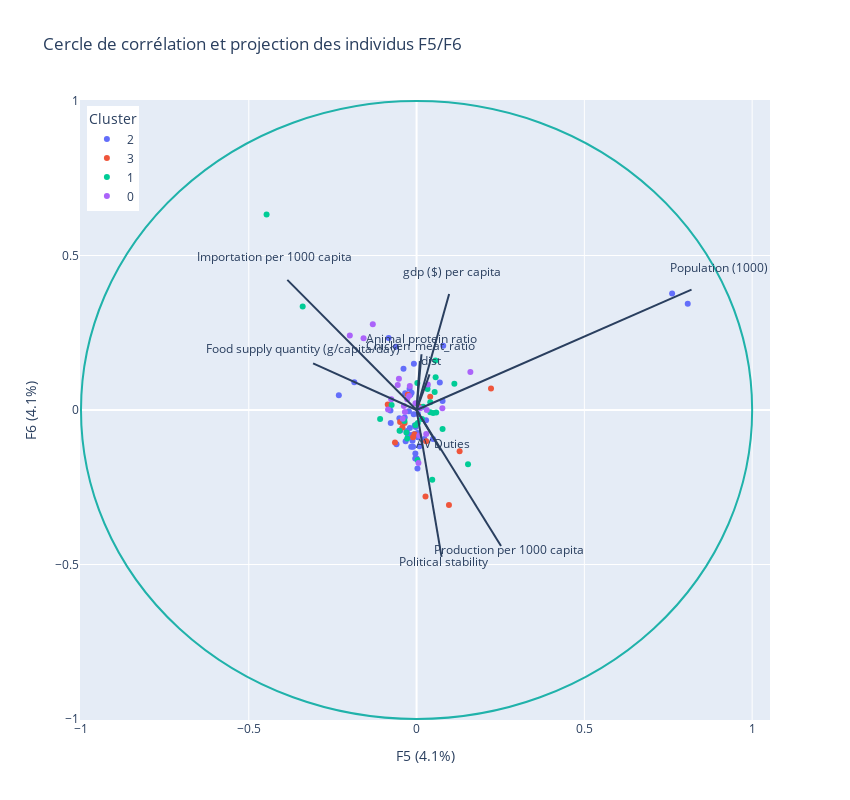

The cell this chart's notebook holds for it:
### Code cell
features = df_scaled.columns
loadings2 = pca.components_.T

labels = {
    str(i): f"F{i+1} ({var:.1f}%)" for i, var in enumerate(pca.explained_variance_ratio_ * 100)
}

fig = px.scatter(
    df_pca,
    x=4,
    y=5,
    width=850,
    height=800,
    color=df["Cluster_Id"].astype(str),
    hover_name=df_scaled.index,
    title="Cercle de corrélation et projection des individus F5/F6",
    labels={"color": "Cluster", "4": labels["4"], "5": labels["5"]},
)

fig.add_shape(
    type="circle",
    x0=-1,
    y0=-1,
    x1=1,
    y1=1,
    line_color="LightSeaGreen",
)

for i, feature in enumerate(features):
    fig.add_shape(
        type="line", x0=0, y0=0, x1=loadings2[i, 4], y1=loadings2[i, 5],
        xref='x1',
)
    
    fig.add_annotation(
        x=loadings2[i, 4]*1.1,
        y=loadings2[i, 5]*1.1,
        ax=0,
        ay=0,
        xanchor="center",
        yanchor="bottom",
        text=feature,
    )

fig.update_layout(legend=dict(
    yanchor="top",
    y=0.99,
    xanchor="left",
    x=0.01
))
    
fig.show()

### Figure 1 — Plotly figure (JSON) as saved in the notebook; plotly's stock layout.template omitted (floating-point values rounded to 4 significant figures)
{"data": [{"hovertemplate": "<b>%{hovertext}</b><br><br>Cluster=2<br>F5 (4.1%)=%{x}<br>F6 (4.1%)=%{y}<extra></extra>", "hovertext": ["Afghanistan", "Algeria", "Angola", "Azerbaijan", "Bangladesh", "Benin", "Burkina Faso", "Burundi", "Cambodia", "Cameroon", "Chad", "China", "Congo", "Cuba", "Côte d'Ivoire", "Democratic Republic of the Congo", "Ethiopia", "Ghana", "Guinea", "Haiti", "India", "Kenya", "Kyrgyzstan", "Lao People's Democratic Republic", "Madagascar", "Malawi", "Mali", "Mozambique", "Nepal", "Niger", "Nigeria", "Pakistan", "Papua New Guinea", "Paraguay", "Rwanda", "Senegal", "Sierra Leone", "Sudan", "Syrian Arab Republic", "Tajikistan", "Togo", "Tunisia", "Turkmenistan", "Uganda", "United Republic of Tanzania", "Uzbekistan", "Viet Nam", "Yemen", "Zambia", "Zimbabwe"], "legendgroup": "2", "marker": {"color": "#636efa", "symbol": "circle"}, "mode": "markers", "name": "2", "orientation": "v", "showlegend": true, "type": "scatter", "x": [-0.03897, -0.005415, -0.07791, -0.05118, 0.07746, -0.05979, -0.01553, -0.02094, 0.00864, -0.02287, -0.03532, 0.8081, -0.1856, -0.2317, -0.002525, -0.007959, 0.02832, -0.03261, -0.02598, -0.07698, 0.7615, 0.003977, -0.01232, -0.003908, 0.00282, -0.01049, -0.03398, -0.00852, -0.005957, -0.02004, 0.06921, 0.07946, -0.01832, -0.002632, 0.002583, -0.003599, -0.01597, -0.01492, -0.06165, -0.0485, -0.03908, -0.02903, -0.01221, 0.02292, 0.02351, 0.003545, 0.04896, -0.08322, 0.0003704, -0.004564], "xaxis": "x", "y": [0.1339, -0.04976, -0.002012, -0.02634, 0.02928, -0.1109, -0.08101, 0.06854, -0.1176, -0.003958, -0.02397, 0.3435, 0.08947, 0.04787, -0.05463, 0.1495, -0.03282, -0.1008, -0.07899, -0.04178, 0.377, -0.01319, -0.08328, -0.1572, -0.07437, -0.1191, 0.05407, -0.01359, -0.07765, -0.0584, 0.0891, 0.2082, 0.04932, -0.07772, -0.1892, -0.141, -0.1191, 0.05546, 0.2048, -0.06674, -0.0373, -0.06794, -0.09989, -0.09418, -0.09643, -0.08856, -0.09347, 0.2328, -0.1568, -0.04979], "yaxis": "y"}, {"hovertemplate": "<b>%{hovertext}</b><br><br>Cluster=3<br>F5 (4.1%)=%{x}<br>F6 (4.1%)=%{y}<extra></extra>", "hovertext": ["Argentina", "Australia", "Belarus", "Bolivia (Plurinational State of)", "Brazil", "Chile", "Dominican Republic", "Israel", "Malaysia", "Peru", "Poland", "Russian Federation", "South Africa", "Taiwan", "United States of America"], "legendgroup": "3", "marker": {"color": "#EF553B", "symbol": "circle"}, "mode": "markers", "name": "3", "orientation": "v", "showlegend": true, "type": "scatter", "x": [-0.006124, 0.04056, 0.02662, -0.06438, 0.1282, -0.04908, -0.04207, -0.02623, 0.02863, -0.01061, 0.09651, 0.008742, -0.08586, -0.03573, 0.2218], "xaxis": "x", "y": [-0.07826, 0.04323, -0.2799, -0.1054, -0.1333, -0.03909, -0.0569, 0.04963, -0.1009, -0.08848, -0.3074, 0.01146, 0.01792, -0.04207, 0.06957], "yaxis": "y"}, {"hovertemplate": "<b>%{hovertext}</b><br><br>Cluster=1<br>F5 (4.1%)=%{x}<br>F6 (4.1%)=%{y}<extra></extra>", "hovertext": ["Austria", "Belgium", "Bulgaria", "Canada", "Czechia", "Denmark", "Finland", "France", "Germany", "Greece", "Hong Kong", "Hungary", "Italy", "Japan", "Kazakhstan", "Netherlands", "Norway", "Portugal", "Republic of Korea", "Romania", "Serbia", "Slovakia", "Spain", "Sweden", "Switzerland", "United Arab Emirates", "United Kingdom of Great Britain and Northern Ireland"], "legendgroup": "1", "marker": {"color": "#00cc96", "symbol": "circle"}, "mode": "markers", "name": "1", "orientation": "v", "showlegend": true, "type": "scatter", "x": [0.01963, 0.07746, -0.1087, 0.003645, -0.05067, 0.05852, 0.04934, 0.03256, 0.05389, 0.01617, -0.4469, 0.04673, 0.0408, 0.1126, -0.07439, 0.1533, 0.05682, 0.002859, 0.0408, -0.0304, -0.02786, -0.03624, -0.003179, 0.03192, 0.05638, -0.3394, 0.002276], "xaxis": "x", "y": [0.01061, -0.0618, -0.02908, -0.04234, -0.06745, -0.007715, -0.009871, 0.06823, 0.05808, -0.02903, 0.6324, -0.2254, -0.007509, 0.08509, 0.0161, -0.1759, 0.106, -0.162, 0.02502, -0.07247, -0.09228, -0.0359, -0.04898, 0.07694, 0.1604, 0.3349, 0.08777], "yaxis": "y"}, {"hovertemplate": "<b>%{hovertext}</b><br><br>Cluster=0<br>F5 (4.1%)=%{x}<br>F6 (4.1%)=%{y}<extra></extra>", "hovertext": ["Colombia", "Ecuador", "Egypt", "El Salvador", "Guatemala", "Honduras", "Indonesia", "Iran (Islamic Republic of)", "Iraq", "Jordan", "Lebanon", "Libya", "Mexico", "Morocco", "Myanmar", "Nicaragua", "Philippines", "Saudi Arabia", "Sri Lanka", "Thailand", "Turkey", "Ukraine"], "legendgroup": "0", "marker": {"color": "#ab63fa", "symbol": "circle"}, "mode": "markers", "name": "0", "orientation": "v", "showlegend": true, "type": "scatter", "x": [0.02868, 0.007808, -0.003271, -0.03782, -0.07555, -0.03466, 0.1604, -0.0223, -0.1305, -0.08492, -0.05261, -0.158, -0.02011, 0.005611, -0.02799, -0.04132, 0.03345, -0.199, 0.01114, 0.07681, 0.03022, -0.05619], "xaxis": "x", "y": [-0.07796, -0.0825, 0.02171, 0.01275, 0.03507, -0.006171, 0.1233, 0.04569, 0.2773, 0.00182, 0.1011, 0.2325, 0.07774, -0.1715, 0.03442, -0.02843, 0.08245, 0.2411, 0.005358, 0.005611, 0.0003969, 0.08096], "yaxis": "y"}], "layout": {"annotations": [{"ax": 0, "ay": 0, "text": "dist", "x": 0.04248, "xanchor": "center", "y": 0.1267, "yanchor": "bottom"}, {"ax": 0, "ay": 0, "text": "Population (1000)", "x": 0.9012, "xanchor": "center", "y": 0.4285, "yanchor": "bottom"}, {"ax": 0, "ay": 0, "text": "gdp ($) per capita", "x": 0.1068, "xanchor": "center", "y": 0.4128, "yanchor": "bottom"}, {"ax": 0, "ay": 0, "text": "Food supply quantity (g/capita/day)", "x": -0.3392, "xanchor": "center", "y": 0.1659, "yanchor": "bottom"}, {"ax": 0, "ay": 0, "text": "Chicken_meat_ratio", "x": 0.01079, "xanchor": "center", "y": 0.1738, "yanchor": "bottom"}, {"ax": 0, "ay": 0, "text": "Political stability", "x": 0.08195, "xanchor": "center", "y": -0.5228, "yanchor": "bottom"}, {"ax": 0, "ay": 0, "text": "Animal protein ratio", "x": 0.01608, "xanchor": "center", "y": 0.1984, "yanchor": "bottom"}, {"ax": 0, "ay": 0, "text": "AV Duties", "x": 0.07903, "xanchor": "center", "y": -0.1435, "yanchor": "bottom"}, {"ax": 0, "ay": 0, "text": "Production per 1000 capita", "x": 0.2769, "xanchor": "center", "y": -0.484, "yanchor": "bottom"}, {"ax": 0, "ay": 0, "text": "Importation per 1000 capita", "x": -0.4237, "xanchor": "center", "y": 0.4632, "yanchor": "bottom"}], "height": 800, "legend": {"title": {"text": "Cluster"}, "tracegroupgap": 0, "x": 0.01, "xanchor": "left", "y": 0.99, "yanchor": "top"}, "shapes": [{"line": {"color": "LightSeaGreen"}, "type": "circle", "x0": -1, "x1": 1, "y0": -1, "y1": 1}, {"type": "line", "x0": 0, "x1": 0.03862, "xref": "x", "y0": 0, "y1": 0.1152}, {"type": "line", "x0": 0, "x1": 0.8193, "xref": "x", "y0": 0, "y1": 0.3896}, {"type": "line", "x0": 0, "x1": 0.09708, "xref": "x", "y0": 0, "y1": 0.3753}, {"type": "line", "x0": 0, "x1": -0.3084, "xref": "x", "y0": 0, "y1": 0.1509}, {"type": "line", "x0": 0, "x1": 0.009808, "xref": "x", "y0": 0, "y1": 0.158}, {"type": "line", "x0": 0, "x1": 0.0745, "xref": "x", "y0": 0, "y1": -0.4753}, {"type": "line", "x0": 0, "x1": 0.01462, "xref": "x", "y0": 0, "y1": 0.1803}, {"type": "line", "x0": 0, "x1": 0.07185, "xref": "x", "y0": 0, "y1": -0.1305}, {"type": "line", "x0": 0, "x1": 0.2517, "xref": "x", "y0": 0, "y1": -0.44}, {"type": "line", "x0": 0, "x1": -0.3852, "xref": "x", "y0": 0, "y1": 0.4211}], "title": {"text": "Cercle de corrélation et projection des individus F5/F6"}, "width": 850, "xaxis": {"anchor": "y", "autorange": true, "domain": [0, 1], "range": [-1.003, 1.069], "title": {"text": "F5 (4.1%)"}, "type": "linear"}, "yaxis": {"anchor": "x", "autorange": true, "domain": [0, 1], "range": [-1.003, 1.003], "title": {"text": "F6 (4.1%)"}, "type": "linear"}}}
